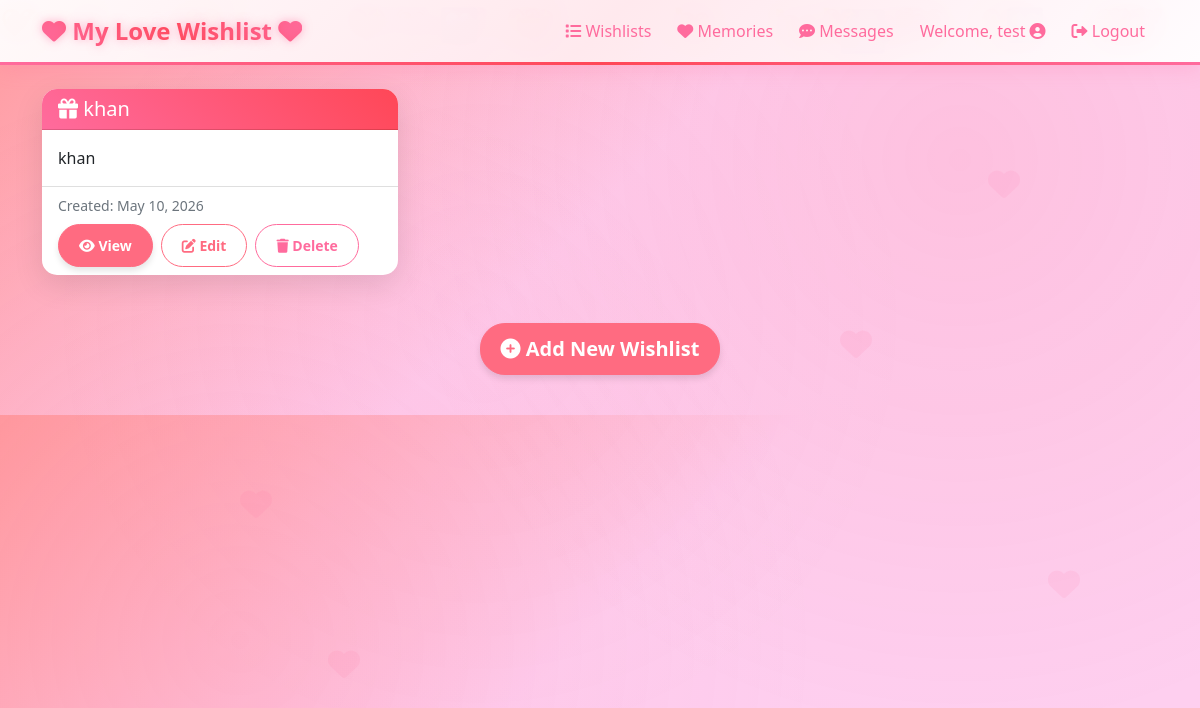
The page / (signed in) on the database its author committed.
### wishlistapp/models.py (models this page shows, shortened)
class Wishlist(models.Model):
    title = models.CharField(max_length=200)
    description = models.TextField()
    created_at = models.DateTimeField(auto_now_add=True)
    updated_at = models.DateTimeField(auto_now=True)
    user = models.ForeignKey(User, on_delete=models.CASCADE, related_name='wishlists')

### wishlistapp/views.py (the view)
# urls.py: path('', views.WishlistListView.as_view(), name='wishlist_list'),
class WishlistListView(LoginRequiredMixin, ListView):
    model = Wishlist
    template_name = 'wishlistapp/wishlist_list.html'
    context_object_name = 'wishlists'
    ordering = ['-created_at']
    def get_queryset(self):
        if self.request.user.is_superuser:
            return Wishlist.objects.all()
        return Wishlist.objects.filter(user=self.request.user)

### wishlistapp/templates/wishlistapp/wishlist_list.html (shortened to what this page needs)
{% extends 'wishlistapp/base.html' %}
{% block content %}
<div class="row">
    {% for wishlist in wishlists %}
    <div class="col-md-6 col-lg-4 mb-4">
        <div class="card h-100">
            <div class="card-header">
                <h5 class="card-title mb-0">
                    <i class="fas fa-gift"></i> {{ wishlist.title }}
                </h5>
            </div>
            <div class="card-body">
                <p class="card-text">{{ wishlist.description|truncatechars:100 }}</p>
            </div>
            <div class="card-footer bg-transparent">
                <div class="mb-2 text-muted small">
                    Created: {{ wishlist.created_at|date:"M d, Y" }}
                </div>
                <div class="d-flex flex-wrap gap-2">
                    <a href="{% url 'wishlist_detail' wishlist.pk %}" class="btn btn-primary btn-sm">
                        <i class="fas fa-eye"></i> View
                    </a>
                    <a href="{% url 'wishlist_update' wishlist.pk %}" class="btn btn-outline-secondary btn-sm">
                        <i class="fas fa-edit"></i> Edit
                    </a>
                    <a href="{% url 'wishlist_delete' wishlist.pk %}" class="btn btn-outline-danger btn-sm">
                        <i class="fas fa-trash"></i> Delete
                    </a>
                </div>
            </div>
        </div>
    </div>
    {% endfor %}
</div>
<div class="text-center mt-4">
    <a href="{% url 'wishlist_create' %}" class="btn btn-primary btn-lg">
        <i class="fas fa-plus-circle"></i> Add New Wishlist
    </a>
</div>
{% endblock %}

### wishlistapp/templates/wishlistapp/base.html (shortened to what this page needs)
<!DOCTYPE html>
{% load static %}
<html lang="en">
<head>
    <link href="https://cdn.jsdelivr.net/npm/bootstrap@5.1.3/dist/css/bootstrap.min.css" rel="stylesheet">
    <link href="https://cdnjs.cloudflare.com/ajax/libs/font-awesome/6.0.0/css/all.min.css" rel="stylesheet">
    <link rel="stylesheet" href="{% static 'css/styles.css' %}">
</head>
<body>
    <div class="heart-bg"></div>
    <div class="heart-bg"><i class="fas fa-heart"></i></div>
    <div class="heart-bg"><i class="fas fa-heart"></i></div>
    <div class="heart-bg"><i class="fas fa-heart"></i></div>
    <div class="heart-bg"><i class="fas fa-heart"></i></div>
    <div class="heart-bg"><i class="fas fa-heart"></i></div>
    <div class="falling-heart">❤️</div>
    <div class="falling-heart">💖</div>
    <div class="falling-heart">💕</div>
    <div class="falling-heart">💓</div>
    <div class="falling-heart">💗</div>
    <div class="falling-heart">💘</div>
    <div class="falling-heart">💝</div>
    <div class="falling-heart">💞</div>
    <div class="falling-heart">💟</div>
    <div class="falling-heart">💖</div>
    <div class="falling-heart">💕</div>
    <div class="falling-heart">💓</div>
    <div class="falling-heart">💗</div>
    <div class="falling-heart">💘</div>
    <div class="falling-heart">💝</div>
    <div class="falling-heart">💞</div>
    <div class="falling-heart">💟</div>
    <div class="falling-heart">❤️</div>
    <div class="falling-heart">💖</div>
    <div class="falling-heart">💕</div>
    <div class="falling-heart">💓</div>
    <div class="falling-heart">💗</div>
    <div class="falling-heart">💘</div>
    <div class="falling-heart">💝</div>
    <div class="falling-heart">💞</div>
    <div class="falling-heart">💟</div>
    <nav class="navbar navbar-expand-lg navbar-light">
        <div class="container">
            <a class="navbar-brand" href="{% url 'wishlist_list' %}">
                <i class="fas fa-heart heart"></i> My Love Wishlist <i class="fas fa-heart heart"></i>
            </a>
            <div class="collapse navbar-collapse" id="navbarNav">
                <ul class="navbar-nav ms-auto">
                    <li class="nav-item">
                        <a class="nav-link" href="{% url 'wishlist_list' %}">
                            <i class="fas fa-list"></i> Wishlists
                        </a>
                    </li>
                    <li class="nav-item">
                        <a class="nav-link" href="{% url 'memory_list' %}">
                            <i class="fas fa-heart"></i> Memories
                        </a>
                    </li>
                    {% if user.is_authenticated %}
                    <li class="nav-item">
                        <a class="nav-link position-relative" href="{% url 'chat_inbox' %}">
                            <i class="fas fa-comment-dots"></i> Messages
                        </a>
                    </li>
                    {% endif %}
                    {% if user.is_authenticated %}
                        <li class="nav-item">
                            <span class="nav-link">Welcome, {{ user.username }} <i class="fas fa-user-circle"></i>
                                {% if user.is_superuser %}<span class="badge bg-danger ms-1">Admin</span>{% endif %}</span>
                        </li>
                        <li class="nav-item">
                            <a class="nav-link" href="{% url 'logout' %}">
                                <i class="fas fa-sign-out-alt"></i> Logout
                            </a>
                        </li>
                    {% endif %}
                </ul>
            </div>
        </div>
    </nav>
    <div class="container mt-4">
        {% block content %}{% endblock %}
    </div>
    <footer class="footer"></footer>
</html>

### static/css/styles.css (style rules this page uses)
body { background: linear-gradient(135deg, #ff9a9e 0%, #fecfef 50%, #fecfef 100%); font-family: 'Segoe UI', Tahoma, Geneva, Verdana, sans-serif; position: relative; overflow-x: hidden; }
body::before { content: ''; position: fixed; top: 0; left: 0; width: 100%; height: 100%; background-image: radial-gradient(circle at 20% 80%, rgba(255, 107, 157, 0.1) 0%, transparent 50%), radial-gradient(circle at 80% 20%, rgba(255, 71, 87, 0.1) 0%, transparent 50%), radial-gradient(circle at 40% 40%, rgba(255, 107, 157, 0.05) 0%, transparent 50%); pointer-events: none; z-index: -1; }
.heart-bg { position: fixed; font-size: 2rem; color: rgba(255, 107, 157, 0.1); pointer-events: none; z-index: -1; animation: float 6s ease-in-out infinite; }
.heart-bg:nth-child(1) { top: 10%; left: 10%; animation-delay: 0s; }
.heart-bg:nth-child(2) { top: 20%; right: 15%; animation-delay: 1s; }
.heart-bg:nth-child(3) { top: 60%; left: 20%; animation-delay: 2s; }
.heart-bg:nth-child(4) { top: 70%; right: 10%; animation-delay: 3s; }
.heart-bg:nth-child(5) { top: 40%; left: 70%; animation-delay: 4s; }
.heart-bg:nth-child(6) { top: 80%; right: 70%; animation-delay: 5s; }
.falling-heart { position: fixed; font-size: 2rem; color: #ff4757; pointer-events: none; z-index: -2; animation: fall 10s linear infinite; opacity: 0.7; }
.falling-heart:nth-child(10) { font-size: 1.7rem; animation: fall 10s linear infinite, pulse 2s ease-in-out infinite; }
.falling-heart:nth-child(15) { font-size: 2.5rem; animation: fall 10s linear infinite, pulse 2s ease-in-out infinite; }
.falling-heart:nth-child(20) { font-size: 2.4rem; animation: fall 10s linear infinite, pulse 2s ease-in-out infinite; }
.falling-heart:nth-child(25) { font-size: 2.1rem; animation: fall 10s linear infinite, pulse 2s ease-in-out infinite; }
.falling-heart:nth-child(30) { font-size: 1.8rem; animation: fall 10s linear infinite, pulse 2s ease-in-out infinite; }
.navbar { background: linear-gradient(135deg, rgba(255, 255, 255, 0.95) 0%, rgba(255, 235, 239, 0.95) 50%, rgba(255, 255, 255, 0.95) 100%); backdrop-filter: blur(15px); border-bottom: 3px solid transparent; border-image: linear-gradient(90deg, #ff6b9d, #ff4757, #ff6b9d) 1; box-shadow: 0 4px 20px rgba(255, 107, 157, 0.2); animation: navbarGlow 3s ease-in-out infinite alternate; }
.navbar-brand { color: #ff6b9d !important; font-weight: bold; font-size: 1.5rem; text-shadow: 0 0 10px rgba(255, 107, 157, 0.5); animation: brandPulse 2s ease-in-out infinite; background: linear-gradient(45deg, #ff6b9d, #ff4757, #ff6b9d); -webkit-background-clip: text; -webkit-text-fill-color: transparent; background-clip: text; }
.navbar-nav .nav-link { color: #ff6b9d !important; font-weight: 500; transition: all 0.3s ease; position: relative; border-radius: 20px; padding: 8px 15px; margin: 0 5px; }
.navbar-nav .nav-link::after { content: ''; position: absolute; bottom: -5px; left: 50%; width: 0; height: 2px; background: linear-gradient(90deg, #ff6b9d, #ff4757); transition: all 0.3s ease; transform: translateX(-50%); }
.btn { border-radius: 25px; padding: 10px 20px; font-weight: bold; transition: all 0.3s ease; }
.btn-primary { background-color: #ff6b81; border-color: #ff6b81; box-shadow: 0 4px 6px rgba(0, 0, 0, 0.1); }
.btn-outline-secondary { color: #ff6b81; border-color: #ff6b81; background-color: transparent; }
.card { border: none; border-radius: 15px; box-shadow: 0 10px 30px rgba(0,0,0,0.1); transition: transform 0.3s ease; }
.card-header { background: linear-gradient(45deg, #ff6b9d, #ff4757); color: white; border-radius: 15px 15px 0 0 !important; }
.btn-outline-danger { color: #ff6b9d; border-color: #ff6b9d; }
.heart { color: #ff4757; }
.footer { text-align: center; padding: 20px; color: #666; }

### rows shown on the page
Wishlist: title "khan", description "khan", created_at "May 10, 2026"

### other values the page prints
{{ user.username }} "test"
